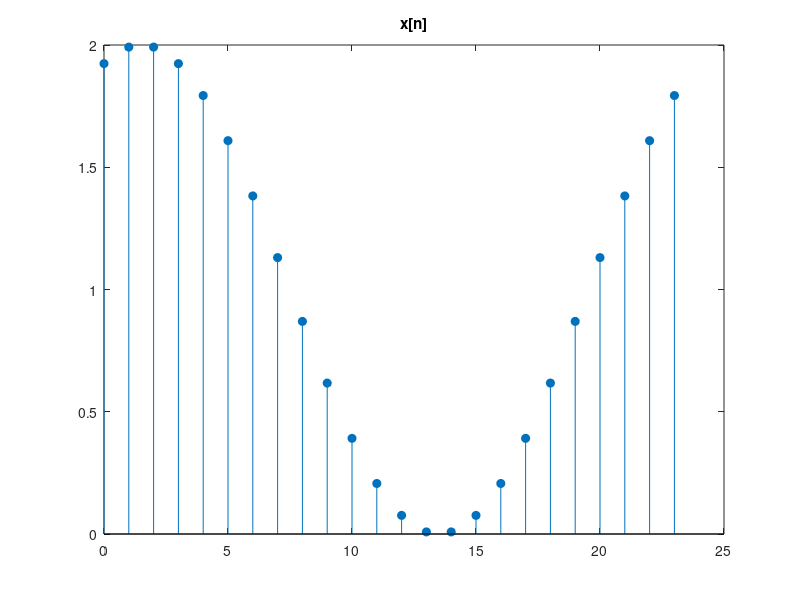
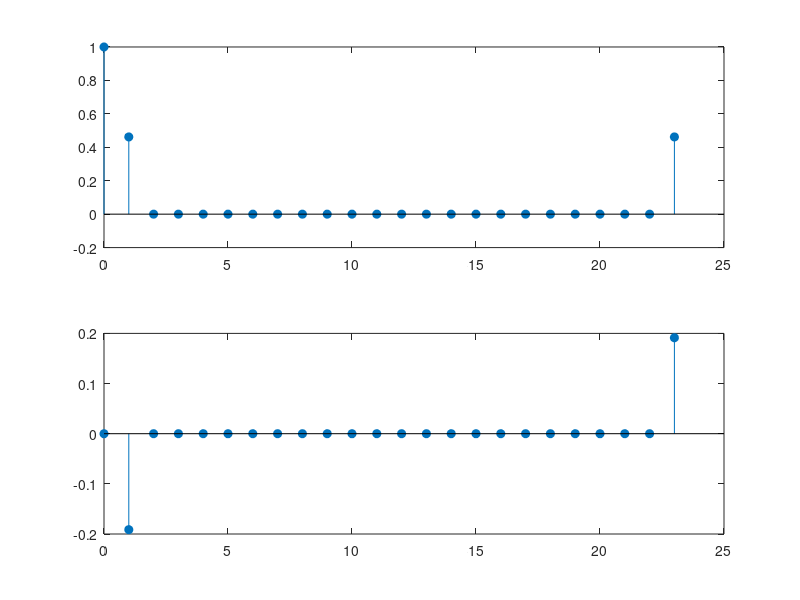
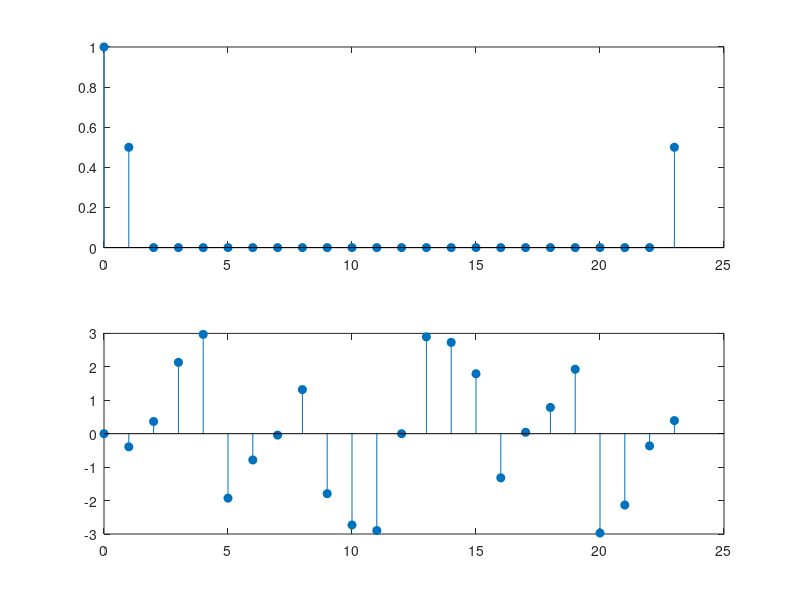
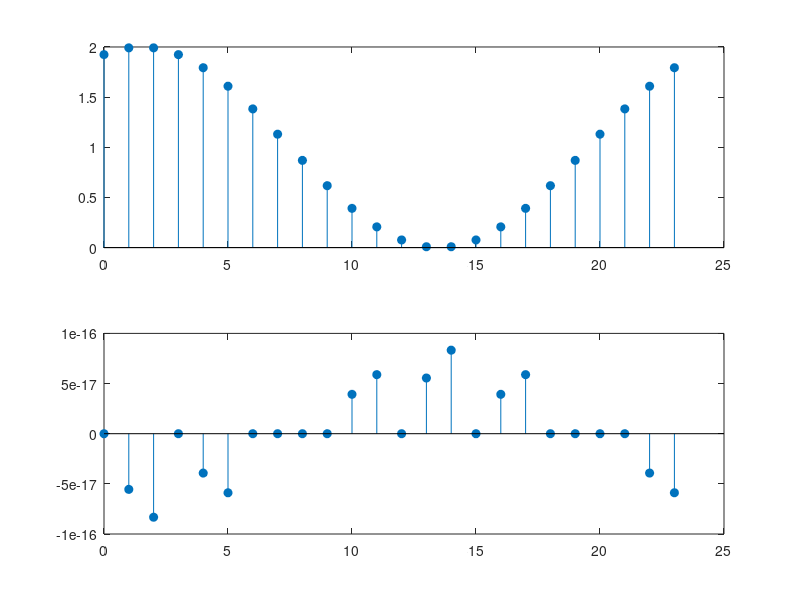

These figures' MATLAB source, in order:
clc
N=24;
n=0:N-1;
x=1+sin(n*pi/12+3*pi/8);
figure(1)
stem(n,x,'filled')
title('x[n]')
X=(1/N)*fft(x);
figure(2)
subplot(211),stem(n,real(X),"filled")
subplot(212),stem(n,imag(X),"filled")
figure(3)
subplot(211),stem(n,abs(X),"filled")
subplot(212),stem(n,angle(X),"filled")
x_recon=N*ifft(X);
figure(4)
subplot(211),stem(n,real(x_recon),"filled")
subplot(212),stem(n,imag(x_recon),"filled")
